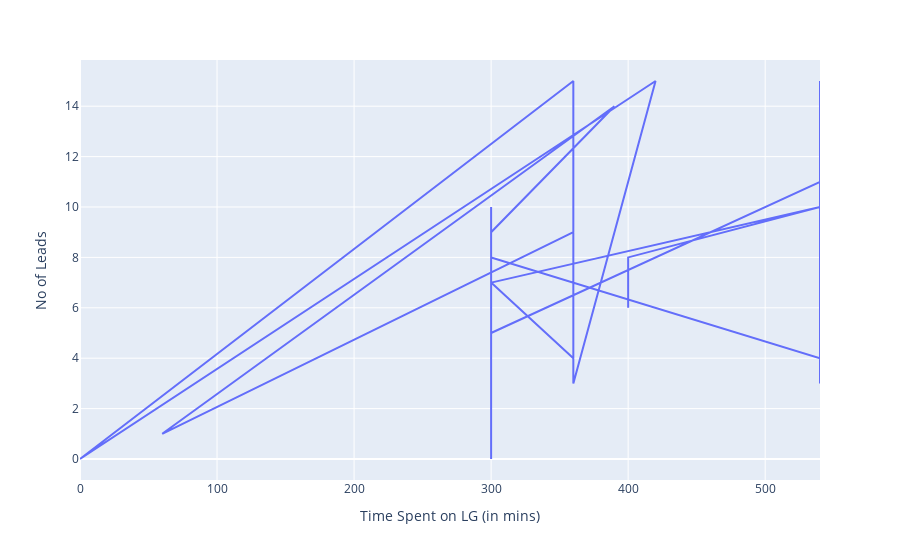

This figure's notebook cell:
### Markdown cell above
**Observation:** From above line plot I conclude that as number of days increases no. of leads also increases

### Code cell
px.line(data,x='Time Spent on LG (in mins)', y='No of Leads')

### Figure 1 — Plotly figure (JSON) as saved in the notebook; plotly's stock layout.template omitted (floating-point values rounded to 4 significant figures)
{"data": [{"hovertemplate": "Time Spent on LG (in mins)=%{x}<br>No of Leads=%{y}<extra></extra>", "legendgroup": "", "line": {"color": "#636efa", "dash": "solid"}, "marker": {"symbol": "circle"}, "mode": "lines", "name": "", "orientation": "v", "showlegend": false, "type": "scatter", "x": [300, 300, 300, 300, 300, 300, 300, 300, 300, 300, 300, 300, 300, 300, 300, 300, 300, 300, 300, 300, 300, 300, 300, 540, 540, 540, 540, 540, 540, 540, 300, 300, 300, 390, 60, 360, 360, 360, 420, 0, 360, 360, 360, 300, 540, 400, 400, 400, 12, 5, 15, 15, 5, 4, 2, 0, 0, 14], "xaxis": "x", "y": [2, 1, 5, 4, 5, 5, 0, 10, 7, 6, 10, 7, 1, 5, 4, 4, 0, 7, 3, 4, 10, 9, 8, 4, 3, 15, 12, 4, 10, 11, 5, 2, 9, 14, 1, 9, 12, 3, 15, 0, 15, 10, 4, 7, 10, 8, 8, 6, null, null, null, null, null, null, null, null, null, null], "yaxis": "y"}], "layout": {"legend": {"tracegroupgap": 0}, "margin": {"t": 60}, "xaxis": {"anchor": "y", "domain": [0, 1], "title": {"text": "Time Spent on LG (in mins)"}}, "yaxis": {"anchor": "x", "domain": [0, 1], "title": {"text": "No of Leads"}}}}
